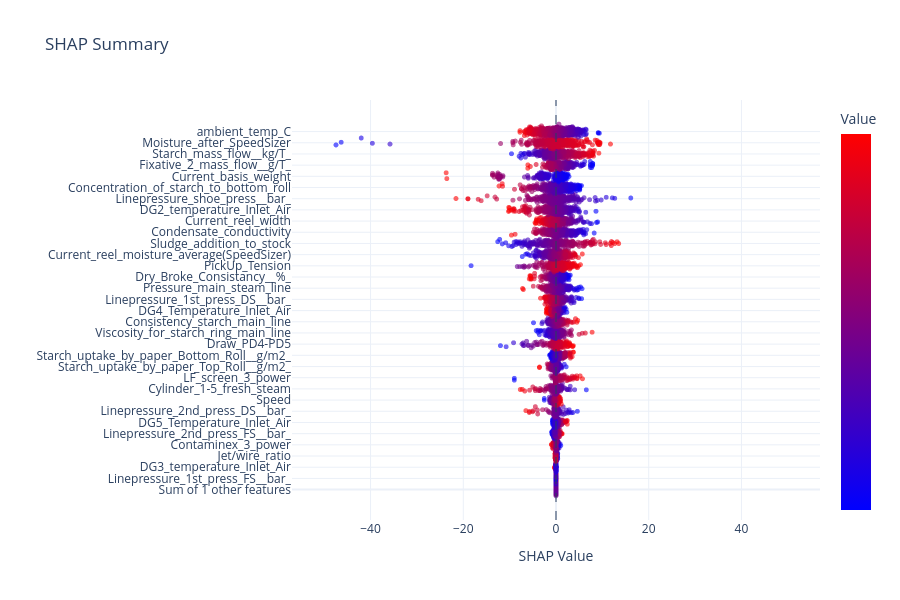

Notebook code for this chart:
### Code cell
import warnings
warnings.filterwarnings('ignore')
# =============================================================================
# SHAP on RAW features (direct Ridge on raw differenced data)
# =============================================================================
# Fits a Ridge directly on EWM'd raw features (no PLS, no engineering)
# to get SHAP values on the original column names.

from sklearn.linear_model import Ridge
from sklearn.preprocessing import StandardScaler
from sklearn.pipeline import Pipeline
from sklearn.model_selection import GridSearchCV, TimeSeriesSplit
from sklearn.metrics import r2_score

# Load artifacts
results_raw = json.load(open(best_path / 'results.json'))
Y_COL_RAW = results_raw['parameters']['y_column']
lag_raw = results_raw['parameters']['lag_days']
ewm_hl_raw = results_raw['parameters'].get('ewm_halflife', '120min')
split_raw = results_raw['data']['split']

with open(best_path / 'model_full.pkl', 'rb') as f:
    art_raw_full = cloudpickle.load(f)
feat_list_raw = art_raw_full['feat_list']

# Load the EWM'd turnup_ts from artifact
ts_ewm = pd.read_parquet(best_path / 'turnup_ts.parquet')

# Raw numeric columns (exclude AB_Grade_ID and non-numeric)
numeric_cols = [c for c in feat_list_raw
                if c in ts_ewm.columns
                and c != 'AB_Grade_ID'
                and pd.api.types.is_numeric_dtype(ts_ewm[c])]

# Lag pairing
def to_hours_raw(index):
    t = pd.DatetimeIndex(index).asi8.astype(np.float64)
    return (t - t[0]) / 3.6e12

def lag_pairs_raw(t_hours, lag_hours, tolerance=0.35):
    target = t_hours - lag_hours
    j = np.searchsorted(t_hours, target)
    j = np.clip(j, 0, len(t_hours) - 1)
    j_alt = np.clip(j - 1, 0, len(t_hours) - 1)
    better = np.abs(t_hours[j_alt] - target) < np.abs(t_hours[j] - target)
    j = np.where(better, j_alt, j)
    realised = t_hours - t_hours[j]
    ok = (j < np.arange(len(t_hours))) & (np.abs(realised - lag_hours) <= tolerance * lag_hours)
    later = np.flatnonzero(ok)
    return later, j[later]

t_hrs_raw = to_hours_raw(ts_ewm.index)
later_raw, earlier_raw = lag_pairs_raw(t_hrs_raw, lag_raw * 24.0)

# Differenced raw features
X_raw_all = ts_ewm[numeric_cols].values.astype(float)
y_ewm_raw = ts_ewm[Y_COL_RAW].values.astype(float)
dX_raw_all = X_raw_all[later_raw] - X_raw_all[earlier_raw]
dy_raw_all = y_ewm_raw[later_raw] - y_ewm_raw[earlier_raw]

# Fit Ridge on ALL raw differenced data (matches model_full)
model_raw_full = GridSearchCV(
    Pipeline([('scaler', StandardScaler()), ('ridge', Ridge())]),
    param_grid={'ridge__alpha': np.logspace(0, 3, 20).tolist()},
    cv=TimeSeriesSplit(n_splits=5),
    scoring='neg_root_mean_squared_error',
    refit=True,
)
model_raw_full.fit(dX_raw_all, dy_raw_all)

r2_raw_direct = r2_score(dy_raw_all, model_raw_full.predict(dX_raw_all))
r2_prod = results_raw['metrics']['dy']['r2']
print(f'R2(dy) raw features model: {r2_raw_direct:.4f}')
print(f'R2(dy) production model:   {r2_prod:.4f}')
print(f'Gap (PLS/engineering value): {r2_prod - r2_raw_direct:+.4f}')

# SHAP on raw features
dX_raw_df = pd.DataFrame(dX_raw_all, columns=numeric_cols)
dX_raw_df['AB_Grade_ID'] = ts_ewm['AB_Grade_ID'].values[later_raw]

class _RawWrap:
    def __init__(self, model, cols):
        self.model = model
        self.cols = cols
    def predict(self, X):
        Xf = X[self.cols] if isinstance(X, pd.DataFrame) else X
        return self.model.predict(Xf)

wrapped_raw_full = _RawWrap(model_raw_full.best_estimator_, numeric_cols)

grade_id_raw = '6010120'  # or None for all grades
base_r, shap_vals_r, X_explain_r, feats_r = calculate_manual_shap(
    wrapped_raw_full,
    X_sample=dX_raw_df,
    X_reference=dX_raw_df,
    grade_col='AB_Grade_ID',
    grade_id=grade_id_raw,
)

print(f'\nSHAP (raw features, model_full): {shap_vals_r.shape[0]} samples, {shap_vals_r.shape[1]} features')

fig = plotly_shap_beeswarm(shap_vals_r, X_explain_r, feats_r, max_features=50)
fig.show()

### Figure 1 — Plotly figure (JSON) as saved in the notebook; plotly's stock layout.template omitted (floating-point values rounded to 4 significant figures; data arrays with more than 128 entries replaced by an {"elided": "..."} marker saying what was removed)
{"data": [{"customdata": {"elided": "1176 float values"}, "hovertemplate": "<b>Sum of other features</b><br>SHAP: %{x:.3f}<br>Value: %{customdata:.3f}<extra></extra>", "marker": {"color": {"elided": "1176 float values"}, "colorbar": {"showticklabels": false, "title": {"text": "Value"}}, "colorscale": [[0, "rgb(0,0,255)"], [1, "rgb(255,0,0)"]], "opacity": 0.6, "showscale": true, "size": 5}, "mode": "markers", "showlegend": false, "type": "scattergl", "x": {"elided": "1176 float values"}, "y": {"elided": "1176 float values"}}, {"customdata": {"elided": "1176 float values"}, "hovertemplate": "<b>Linepressure_1st_press_FS__bar_</b><br>SHAP: %{x:.3f}<br>Value: %{customdata:.3f}<extra></extra>", "marker": {"color": {"elided": "1176 float values"}, "colorscale": [[0, "rgb(0,0,255)"], [1, "rgb(255,0,0)"]], "opacity": 0.6, "showscale": false, "size": 5}, "mode": "markers", "showlegend": false, "type": "scattergl", "x": {"elided": "1176 float values"}, "y": {"elided": "1176 float values"}}, {"customdata": {"elided": "1176 float values"}, "hovertemplate": "<b>DG3_temperature_Inlet_Air</b><br>SHAP: %{x:.3f}<br>Value: %{customdata:.3f}<extra></extra>", "marker": {"color": {"elided": "1176 float values"}, "colorscale": [[0, "rgb(0,0,255)"], [1, "rgb(255,0,0)"]], "opacity": 0.6, "showscale": false, "size": 5}, "mode": "markers", "showlegend": false, "type": "scattergl", "x": {"elided": "1176 float values"}, "y": {"elided": "1176 float values"}}, {"customdata": {"elided": "1176 float values"}, "hovertemplate": "<b>Jet/wire_ratio</b><br>SHAP: %{x:.3f}<br>Value: %{customdata:.3f}<extra></extra>", "marker": {"color": {"elided": "1176 float values"}, "colorscale": [[0, "rgb(0,0,255)"], [1, "rgb(255,0,0)"]], "opacity": 0.6, "showscale": false, "size": 5}, "mode": "markers", "showlegend": false, "type": "scattergl", "x": {"elided": "1176 float values"}, "y": {"elided": "1176 float values"}}, {"customdata": {"elided": "1176 float values"}, "hovertemplate": "<b>Contaminex_3_power</b><br>SHAP: %{x:.3f}<br>Value: %{customdata:.3f}<extra></extra>", "marker": {"color": {"elided": "1176 float values"}, "colorscale": [[0, "rgb(0,0,255)"], [1, "rgb(255,0,0)"]], "opacity": 0.6, "showscale": false, "size": 5}, "mode": "markers", "showlegend": false, "type": "scattergl", "x": {"elided": "1176 float values"}, "y": {"elided": "1176 float values"}}, {"customdata": {"elided": "1176 float values"}, "hovertemplate": "<b>Linepressure_2nd_press_FS__bar_</b><br>SHAP: %{x:.3f}<br>Value: %{customdata:.3f}<extra></extra>", "marker": {"color": {"elided": "1176 float values"}, "colorscale": [[0, "rgb(0,0,255)"], [1, "rgb(255,0,0)"]], "opacity": 0.6, "showscale": false, "size": 5}, "mode": "markers", "showlegend": false, "type": "scattergl", "x": {"elided": "1176 float values"}, "y": {"elided": "1176 float values"}}, {"customdata": {"elided": "1176 float values"}, "hovertemplate": "<b>DG5_Temperature_Inlet_Air</b><br>SHAP: %{x:.3f}<br>Value: %{customdata:.3f}<extra></extra>", "marker": {"color": {"elided": "1176 float values"}, "colorscale": [[0, "rgb(0,0,255)"], [1, "rgb(255,0,0)"]], "opacity": 0.6, "showscale": false, "size": 5}, "mode": "markers", "showlegend": false, "type": "scattergl", "x": {"elided": "1176 float values"}, "y": {"elided": "1176 float values"}}, {"customdata": {"elided": "1176 float values"}, "hovertemplate": "<b>Linepressure_2nd_press_DS__bar_</b><br>SHAP: %{x:.3f}<br>Value: %{customdata:.3f}<extra></extra>", "marker": {"color": {"elided": "1176 float values"}, "colorscale": [[0, "rgb(0,0,255)"], [1, "rgb(255,0,0)"]], "opacity": 0.6, "showscale": false, "size": 5}, "mode": "markers", "showlegend": false, "type": "scattergl", "x": {"elided": "1176 float values"}, "y": {"elided": "1176 float values"}}, {"customdata": {"elided": "1176 float values"}, "hovertemplate": "<b>Speed</b><br>SHAP: %{x:.3f}<br>Value: %{customdata:.3f}<extra></extra>", "marker": {"color": {"elided": "1176 float values"}, "colorscale": [[0, "rgb(0,0,255)"], [1, "rgb(255,0,0)"]], "opacity": 0.6, "showscale": false, "size": 5}, "mode": "markers", "showlegend": false, "type": "scattergl", "x": {"elided": "1176 float values"}, "y": {"elided": "1176 float values"}}, {"customdata": {"elided": "1176 float values"}, "hovertemplate": "<b>Cylinder_1-5_fresh_steam</b><br>SHAP: %{x:.3f}<br>Value: %{customdata:.3f}<extra></extra>", "marker": {"color": {"elided": "1176 float values"}, "colorscale": [[0, "rgb(0,0,255)"], [1, "rgb(255,0,0)"]], "opacity": 0.6, "showscale": false, "size": 5}, "mode": "markers", "showlegend": false, "type": "scattergl", "x": {"elided": "1176 float values"}, "y": {"elided": "1176 float values"}}, {"customdata": {"elided": "1176 float values"}, "hovertemplate": "<b>LF_screen_3_power</b><br>SHAP: %{x:.3f}<br>Value: %{customdata:.3f}<extra></extra>", "marker": {"color": {"elided": "1176 float values"}, "colorscale": [[0, "rgb(0,0,255)"], [1, "rgb(255,0,0)"]], "opacity": 0.6, "showscale": false, "size": 5}, "mode": "markers", "showlegend": false, "type": "scattergl", "x": {"elided": "1176 float values"}, "y": {"elided": "1176 float values"}}, {"customdata": {"elided": "1176 float values"}, "hovertemplate": "<b>Starch_uptake_by_paper_Top_Roll__g/m2_</b><br>SHAP: %{x:.3f}<br>Value: %{customdata:.3f}<extra></extra>", "marker": {"color": {"elided": "1176 float values"}, "colorscale": [[0, "rgb(0,0,255)"], [1, "rgb(255,0,0)"]], "opacity": 0.6, "showscale": false, "size": 5}, "mode": "markers", "showlegend": false, "type": "scattergl", "x": {"elided": "1176 float values"}, "y": {"elided": "1176 float values"}}, {"customdata": {"elided": "1176 float values"}, "hovertemplate": "<b>Starch_uptake_by_paper_Bottom_Roll__g/m2_</b><br>SHAP: %{x:.3f}<br>Value: %{customdata:.3f}<extra></extra>", "marker": {"color": {"elided": "1176 float values"}, "colorscale": [[0, "rgb(0,0,255)"], [1, "rgb(255,0,0)"]], "opacity": 0.6, "showscale": false, "size": 5}, "mode": "markers", "showlegend": false, "type": "scattergl", "x": {"elided": "1176 float values"}, "y": {"elided": "1176 float values"}}, {"customdata": {"elided": "1176 float values"}, "hovertemplate": "<b>Draw_PD4-PD5</b><br>SHAP: %{x:.3f}<br>Value: %{customdata:.3f}<extra></extra>", "marker": {"color": {"elided": "1176 float values"}, "colorscale": [[0, "rgb(0,0,255)"], [1, "rgb(255,0,0)"]], "opacity": 0.6, "showscale": false, "size": 5}, "mode": "markers", "showlegend": false, "type": "scattergl", "x": {"elided": "1176 float values"}, "y": {"elided": "1176 float values"}}, {"customdata": {"elided": "1176 float values"}, "hovertemplate": "<b>Viscosity_for_starch_ring_main_line</b><br>SHAP: %{x:.3f}<br>Value: %{customdata:.3f}<extra></extra>", "marker": {"color": {"elided": "1176 float values"}, "colorscale": [[0, "rgb(0,0,255)"], [1, "rgb(255,0,0)"]], "opacity": 0.6, "showscale": false, "size": 5}, "mode": "markers", "showlegend": false, "type": "scattergl", "x": {"elided": "1176 float values"}, "y": {"elided": "1176 float values"}}, {"customdata": {"elided": "1176 float values"}, "hovertemplate": "<b>Consistency_starch_main_line</b><br>SHAP: %{x:.3f}<br>Value: %{customdata:.3f}<extra></extra>", "marker": {"color": {"elided": "1176 float values"}, "colorscale": [[0, "rgb(0,0,255)"], [1, "rgb(255,0,0)"]], "opacity": 0.6, "showscale": false, "size": 5}, "mode": "markers", "showlegend": false, "type": "scattergl", "x": {"elided": "1176 float values"}, "y": {"elided": "1176 float values"}}, {"customdata": {"elided": "1176 float values"}, "hovertemplate": "<b>DG4_Temperature_Inlet_Air</b><br>SHAP: %{x:.3f}<br>Value: %{customdata:.3f}<extra></extra>", "marker": {"color": {"elided": "1176 float values"}, "colorscale": [[0, "rgb(0,0,255)"], [1, "rgb(255,0,0)"]], "opacity": 0.6, "showscale": false, "size": 5}, "mode": "markers", "showlegend": false, "type": "scattergl", "x": {"elided": "1176 float values"}, "y": {"elided": "1176 float values"}}, {"customdata": {"elided": "1176 float values"}, "hovertemplate": "<b>Linepressure_1st_press_DS__bar_</b><br>SHAP: %{x:.3f}<br>Value: %{customdata:.3f}<extra></extra>", "marker": {"color": {"elided": "1176 float values"}, "colorscale": [[0, "rgb(0,0,255)"], [1, "rgb(255,0,0)"]], "opacity": 0.6, "showscale": false, "size": 5}, "mode": "markers", "showlegend": false, "type": "scattergl", "x": {"elided": "1176 float values"}, "y": {"elided": "1176 float values"}}, {"customdata": {"elided": "1176 float values"}, "hovertemplate": "<b>Pressure_main_steam_line</b><br>SHAP: %{x:.3f}<br>Value: %{customdata:.3f}<extra></extra>", "marker": {"color": {"elided": "1176 float values"}, "colorscale": [[0, "rgb(0,0,255)"], [1, "rgb(255,0,0)"]], "opacity": 0.6, "showscale": false, "size": 5}, "mode": "markers", "showlegend": false, "type": "scattergl", "x": {"elided": "1176 float values"}, "y": {"elided": "1176 float values"}}, {"customdata": {"elided": "1176 float values"}, "hovertemplate": "<b>Dry_Broke_Consistancy__%_</b><br>SHAP: %{x:.3f}<br>Value: %{customdata:.3f}<extra></extra>", "marker": {"color": {"elided": "1176 float values"}, "colorscale": [[0, "rgb(0,0,255)"], [1, "rgb(255,0,0)"]], "opacity": 0.6, "showscale": false, "size": 5}, "mode": "markers", "showlegend": false, "type": "scattergl", "x": {"elided": "1176 float values"}, "y": {"elided": "1176 float values"}}, {"customdata": {"elided": "1176 float values"}, "hovertemplate": "<b>PickUp_Tension</b><br>SHAP: %{x:.3f}<br>Value: %{customdata:.3f}<extra></extra>", "marker": {"color": {"elided": "1176 float values"}, "colorscale": [[0, "rgb(0,0,255)"], [1, "rgb(255,0,0)"]], "opacity": 0.6, "showscale": false, "size": 5}, "mode": "markers", "showlegend": false, "type": "scattergl", "x": {"elided": "1176 float values"}, "y": {"elided": "1176 float values"}}, {"customdata": {"elided": "1176 float values"}, "hovertemplate": "<b>Current_reel_moisture_average(SpeedSizer)</b><br>SHAP: %{x:.3f}<br>Value: %{customdata:.3f}<extra></extra>", "marker": {"color": {"elided": "1176 float values"}, "colorscale": [[0, "rgb(0,0,255)"], [1, "rgb(255,0,0)"]], "opacity": 0.6, "showscale": false, "size": 5}, "mode": "markers", "showlegend": false, "type": "scattergl", "x": {"elided": "1176 float values"}, "y": {"elided": "1176 float values"}}, {"customdata": {"elided": "1176 float values"}, "hovertemplate": "<b>Sludge_addition_to_stock</b><br>SHAP: %{x:.3f}<br>Value: %{customdata:.3f}<extra></extra>", "marker": {"color": {"elided": "1176 float values"}, "colorscale": [[0, "rgb(0,0,255)"], [1, "rgb(255,0,0)"]], "opacity": 0.6, "showscale": false, "size": 5}, "mode": "markers", "showlegend": false, "type": "scattergl", "x": {"elided": "1176 float values"}, "y": {"elided": "1176 float values"}}, {"customdata": {"elided": "1176 float values"}, "hovertemplate": "<b>Condensate_conductivity</b><br>SHAP: %{x:.3f}<br>Value: %{customdata:.3f}<extra></extra>", "marker": {"color": {"elided": "1176 float values"}, "colorscale": [[0, "rgb(0,0,255)"], [1, "rgb(255,0,0)"]], "opacity": 0.6, "showscale": false, "size": 5}, "mode": "markers", "showlegend": false, "type": "scattergl", "x": {"elided": "1176 float values"}, "y": {"elided": "1176 float values"}}, {"customdata": {"elided": "1176 float values"}, "hovertemplate": "<b>Current_reel_width</b><br>SHAP: %{x:.3f}<br>Value: %{customdata:.3f}<extra></extra>", "marker": {"color": {"elided": "1176 float values"}, "colorscale": [[0, "rgb(0,0,255)"], [1, "rgb(255,0,0)"]], "opacity": 0.6, "showscale": false, "size": 5}, "mode": "markers", "showlegend": false, "type": "scattergl", "x": {"elided": "1176 float values"}, "y": {"elided": "1176 float values"}}, {"customdata": {"elided": "1176 float values"}, "hovertemplate": "<b>DG2_temperature_Inlet_Air</b><br>SHAP: %{x:.3f}<br>Value: %{customdata:.3f}<extra></extra>", "marker": {"color": {"elided": "1176 float values"}, "colorscale": [[0, "rgb(0,0,255)"], [1, "rgb(255,0,0)"]], "opacity": 0.6, "showscale": false, "size": 5}, "mode": "markers", "showlegend": false, "type": "scattergl", "x": {"elided": "1176 float values"}, "y": {"elided": "1176 float values"}}, {"customdata": {"elided": "1176 float values"}, "hovertemplate": "<b>Linepressure_shoe_press__bar_</b><br>SHAP: %{x:.3f}<br>Value: %{customdata:.3f}<extra></extra>", "marker": {"color": {"elided": "1176 float values"}, "colorscale": [[0, "rgb(0,0,255)"], [1, "rgb(255,0,0)"]], "opacity": 0.6, "showscale": false, "size": 5}, "mode": "markers", "showlegend": false, "type": "scattergl", "x": {"elided": "1176 float values"}, "y": {"elided": "1176 float values"}}, {"customdata": {"elided": "1176 float values"}, "hovertemplate": "<b>Concentration_of_starch_to_bottom_roll</b><br>SHAP: %{x:.3f}<br>Value: %{customdata:.3f}<extra></extra>", "marker": {"color": {"elided": "1176 float values"}, "colorscale": [[0, "rgb(0,0,255)"], [1, "rgb(255,0,0)"]], "opacity": 0.6, "showscale": false, "size": 5}, "mode": "markers", "showlegend": false, "type": "scattergl", "x": {"elided": "1176 float values"}, "y": {"elided": "1176 float values"}}, {"customdata": {"elided": "1176 float values"}, "hovertemplate": "<b>Current_basis_weight</b><br>SHAP: %{x:.3f}<br>Value: %{customdata:.3f}<extra></extra>", "marker": {"color": {"elided": "1176 float values"}, "colorscale": [[0, "rgb(0,0,255)"], [1, "rgb(255,0,0)"]], "opacity": 0.6, "showscale": false, "size": 5}, "mode": "markers", "showlegend": false, "type": "scattergl", "x": {"elided": "1176 float values"}, "y": {"elided": "1176 float values"}}, {"customdata": {"elided": "1176 float values"}, "hovertemplate": "<b>Fixative_2_mass_flow__g/T_</b><br>SHAP: %{x:.3f}<br>Value: %{customdata:.3f}<extra></extra>", "marker": {"color": {"elided": "1176 float values"}, "colorscale": [[0, "rgb(0,0,255)"], [1, "rgb(255,0,0)"]], "opacity": 0.6, "showscale": false, "size": 5}, "mode": "markers", "showlegend": false, "type": "scattergl", "x": {"elided": "1176 float values"}, "y": {"elided": "1176 float values"}}, {"customdata": {"elided": "1176 float values"}, "hovertemplate": "<b>Starch_mass_flow__kg/T_</b><br>SHAP: %{x:.3f}<br>Value: %{customdata:.3f}<extra></extra>", "marker": {"color": {"elided": "1176 float values"}, "colorscale": [[0, "rgb(0,0,255)"], [1, "rgb(255,0,0)"]], "opacity": 0.6, "showscale": false, "size": 5}, "mode": "markers", "showlegend": false, "type": "scattergl", "x": {"elided": "1176 float values"}, "y": {"elided": "1176 float values"}}, {"customdata": {"elided": "1176 float values"}, "hovertemplate": "<b>Moisture_after_SpeedSizer</b><br>SHAP: %{x:.3f}<br>Value: %{customdata:.3f}<extra></extra>", "marker": {"color": {"elided": "1176 float values"}, "colorscale": [[0, "rgb(0,0,255)"], [1, "rgb(255,0,0)"]], "opacity": 0.6, "showscale": false, "size": 5}, "mode": "markers", "showlegend": false, "type": "scattergl", "x": {"elided": "1176 float values"}, "y": {"elided": "1176 float values"}}, {"customdata": {"elided": "1176 float values"}, "hovertemplate": "<b>ambient_temp_C</b><br>SHAP: %{x:.3f}<br>Value: %{customdata:.3f}<extra></extra>", "marker": {"color": {"elided": "1176 float values"}, "colorscale": [[0, "rgb(0,0,255)"], [1, "rgb(255,0,0)"]], "opacity": 0.6, "showscale": false, "size": 5}, "mode": "markers", "showlegend": false, "type": "scattergl", "x": {"elided": "1176 float values"}, "y": {"elided": "1176 float values"}}], "layout": {"height": 600, "hovermode": "closest", "shapes": [{"line": {"dash": "dash", "width": 1}, "type": "line", "x0": 0, "x1": 0, "xref": "x", "y0": 0, "y1": 1, "yref": "y domain"}], "title": {"text": "SHAP Summary"}, "xaxis": {"range": [-56.94, 56.94], "title": {"text": "SHAP Value"}}, "yaxis": {"ticktext": ["Sum of 1 other features", "Linepressure_1st_press_FS__bar_", "DG3_temperature_Inlet_Air", "Jet/wire_ratio", "Contaminex_3_power", "Linepressure_2nd_press_FS__bar_", "DG5_Temperature_Inlet_Air", "Linepressure_2nd_press_DS__bar_", "Speed", "Cylinder_1-5_fresh_steam", "LF_screen_3_power", "Starch_uptake_by_paper_Top_Roll__g/m2_", "Starch_uptake_by_paper_Bottom_Roll__g/m2_", "Draw_PD4-PD5", "Viscosity_for_starch_ring_main_line", "Consistency_starch_main_line", "DG4_Temperature_Inlet_Air", "Linepressure_1st_press_DS__bar_", "Pressure_main_steam_line", "Dry_Broke_Consistancy__%_", "PickUp_Tension", "Current_reel_moisture_average(SpeedSizer)", "Sludge_addition_to_stock", "Condensate_conductivity", "Current_reel_width", "DG2_temperature_Inlet_Air", "Linepressure_shoe_press__bar_", "Concentration_of_starch_to_bottom_roll", "Current_basis_weight", "Fixative_2_mass_flow__g/T_", "Starch_mass_flow__kg/T_", "Moisture_after_SpeedSizer", "ambient_temp_C"], "tickvals": [0, 1.3, 2.6, 3.9, 5.2, 6.5, 7.8, 9.1, 10.4, 11.7, 13, 14.3, 15.6, 16.9, 18.2, 19.5, 20.8, 22.1, 23.4, 24.7, 26, 27.3, 28.6, 29.9, 31.2, 32.5, 33.8, 35.1, 36.4, 37.7, 39, 40.3, 41.6], "title": {"text": ""}}}}
